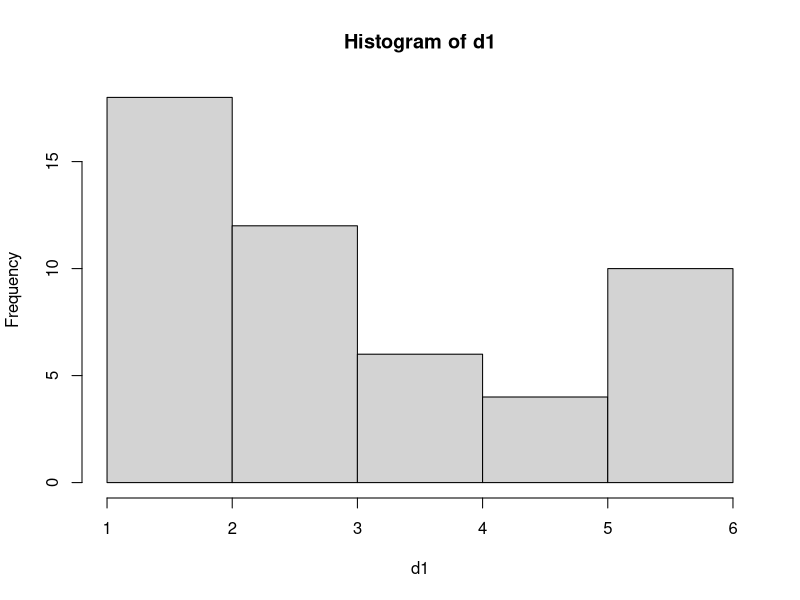
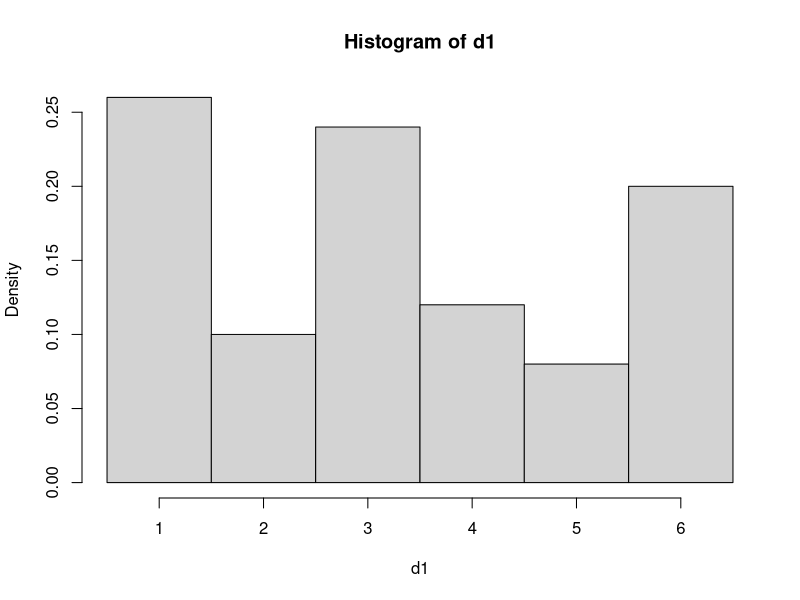
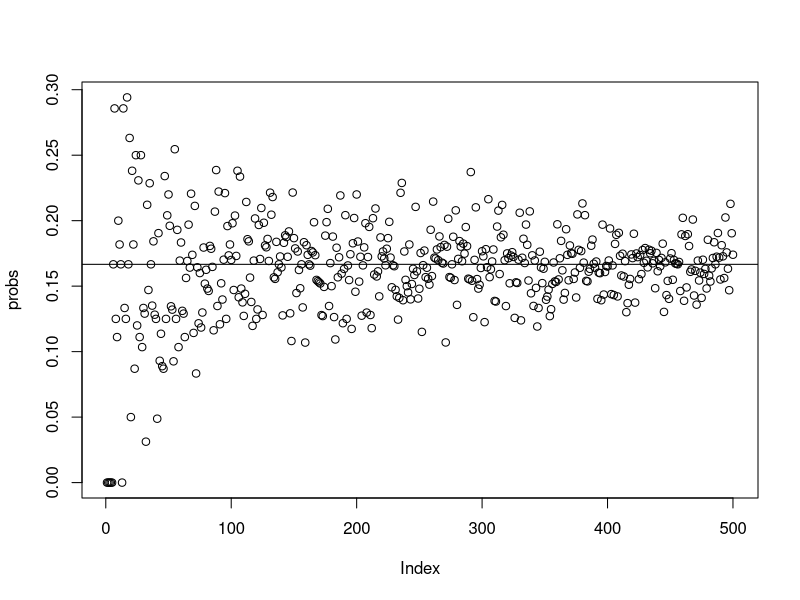
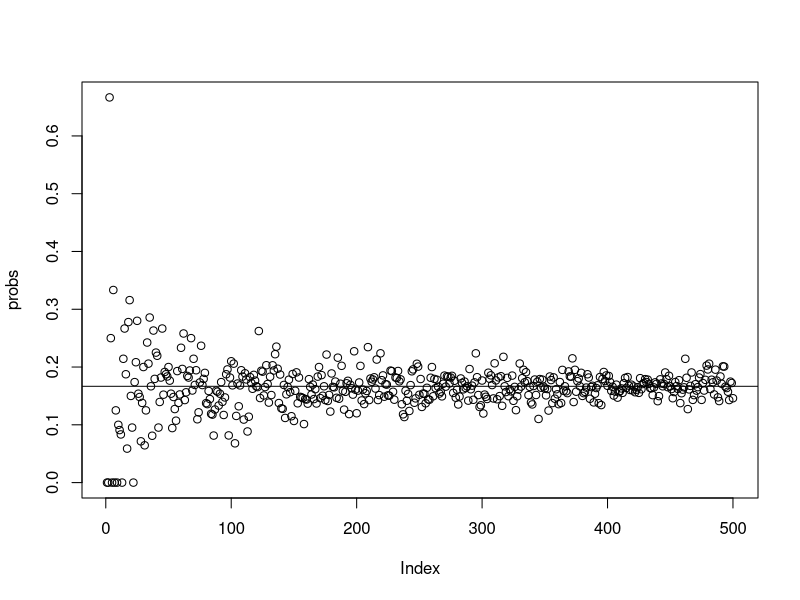
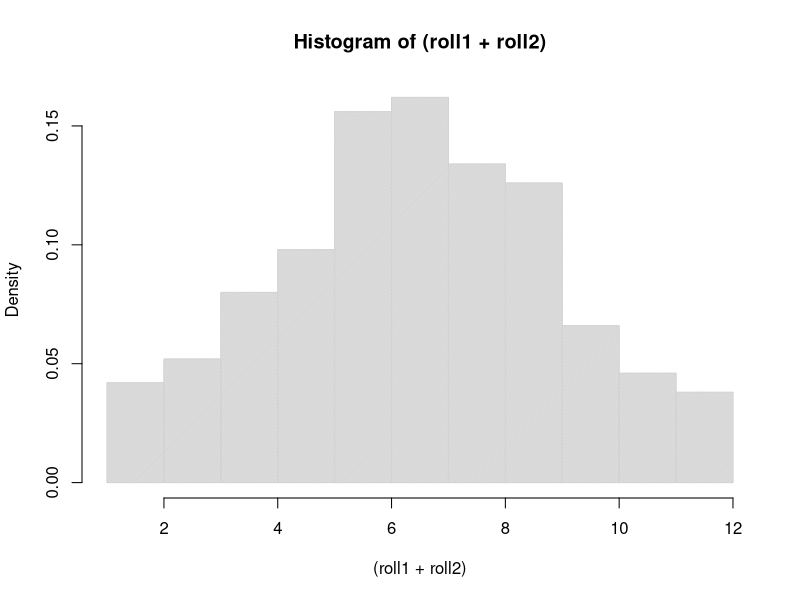
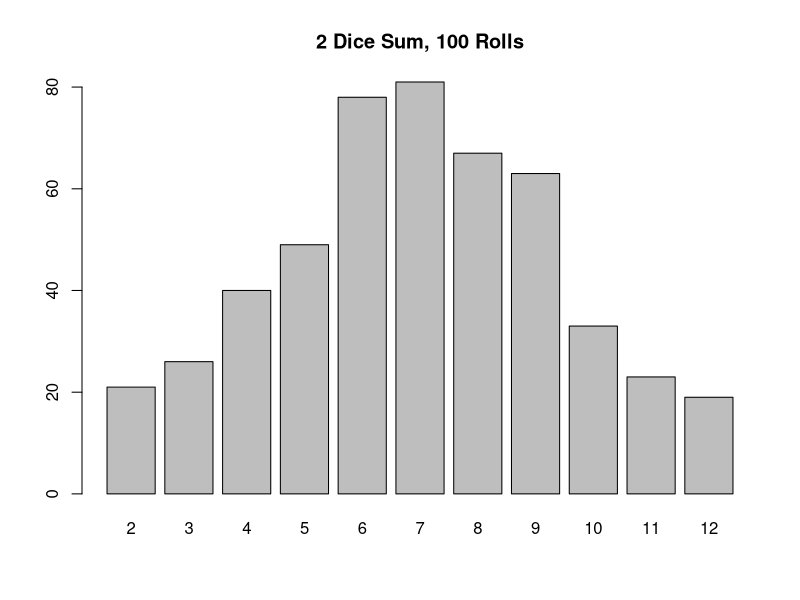

Recreate these plots in R, in order.
## ---- chunk 1
sample(x = 1:6, size = 5, replace = FALSE)
sample(x = 1:6, size = 20, replace = TRUE)
sample(x = 1:6, size = 20, replace = TRUE) # you get different numbers
sample(x = 1:6, size = 20, replace = TRUE) # again
## ---- chunk 2
RollDie <- function(n) sample(1:6, n, replace = TRUE)
d1 <- RollDie(n = 50)
sum(d1 == 6)
sum(d1 == 6)/50
## ---- chunk 3
hist(d1)
hist(d1, probability = TRUE, breaks = seq(0.5,6.5,1))
## ---- chunk 4
sims <- vector("list", 500)
probs <- vector("numeric", 500)
for (n in 1:500) {
  sims[[n]] <- RollDie(n)
  probs[n] <- sum(sims[[n]] == 6)/n
}
plot(probs)
abline(h=1/6)
## ---- chunk 5
sample(x=c("testa","croce"), size = 5, replace = TRUE)
## ---- chunk 6
sample(1:6, size = 1, replace = TRUE)
sample(1:6, size = 1, replace = TRUE)
## ---- chunk 7
roll1 = NULL  #This initializes our variable - i.e. it creates a spot in memory for it. We need to do this for any vector, table, matrix, dataframe, but not for single numbers
roll2 = NULL
for (i in 1:100) {
    roll1[i] = RollDie(1)
    roll2[i] = RollDie(1)
}
# We can ask how many doubles we came up with:
sum(roll1 == roll2)
# relative frequency
sum(roll1 == roll2)/100
## ---- chunk 8
roll1 <- vector("list", 500)
roll2 <- vector("list", 500)
probs <- vector("numeric", 500)
for (n in 1:500) {
  roll1[[n]] <- RollDie(n)
  roll2[[n]] <- RollDie(n)
  probs[n] <- sum(roll1[[n]] == roll2[[n]])/n
}
plot(probs)
abline(h=1/6)
## ---- chunk 9
n = 500
roll1 = NULL  #This initializes our variable - i.e. it creates a spot in memory for it. We need to do this for any vector, table, matrix, dataframe, but not for single numbers
roll2 = NULL
for (i in 1:n) {
    roll1[i] = RollDie(1)
    roll2[i] = RollDie(1)
}
hist((roll1 + roll2), density = 100, breaks = 1:12, prob = T)
barplot(table(roll1 + roll2), main = "2 Dice Sum, 100 Rolls")  #this works better for this case
## ---- chunk 10
rolls <- roll1 + roll2
sum(rolls == 7)
sum(rolls == 7)/n
## ---- chunk 11
n = 1500
roll1 = NULL  #This initializes our variable - i.e. it creates a spot in memory for it. We need to do this for any vector, table, matrix, dataframe, but not for single numbers
roll2 = NULL
for (i in 1:n) {
    roll1[i] = RollDie(1)
    roll2[i] = RollDie(1)
}
# We can ask how many times this happen:
sum(roll1 == 6 & roll2 == 6)
# the relative frequency is:
sum(roll1 == 6 & roll2 == 6)/n
## ---- chunk 12

## ---- chunk 13
(1/6)*(1/6)
## ---- chunk 14
0.02777778+0.02777778+0.02777778+0.02777778+0.02777778+0.02777778
# or
0.02777778*6
## ---- chunk 15
y <- read.csv("data/captures.csv",sep=";") 
y <- na.omit(y[,c("age", "sex")])
## ---- chunk 16
library(dplyr)

age.marginal.df <- 
  y %>% 
  group_by(age) %>%
  summarise(n = n()) %>%
  ungroup() %>%
  mutate(prop = n/sum(n))
age.marginal.df
## ---- chunk 17
sex.marginal.df <- 
  y %>% 
  group_by(sex) %>%
  summarise(n = n()) %>%
  ungroup() %>% 
  mutate(prop = n/sum(n))
sex.marginal.df
## ---- chunk 18
joint.df <- 
  y %>% 
  group_by(age, sex) %>%
  summarise(n = n()) %>%
  ungroup() %>% 
  mutate(prop = n/sum(n))
joint.df
## ---- chunk 19
joint.prob <- 
  joint.df %>% 
  filter(age == "A", sex == "F") %>% 
  .$prop
joint.prob
## ---- chunk 20
marg.prob <- 
  age.marginal.df %>% 
  filter(age == "A") %>% 
  .$prop
marg.prob
## ---- chunk 21
cond.prob <- joint.prob/marg.prob
cond.prob
